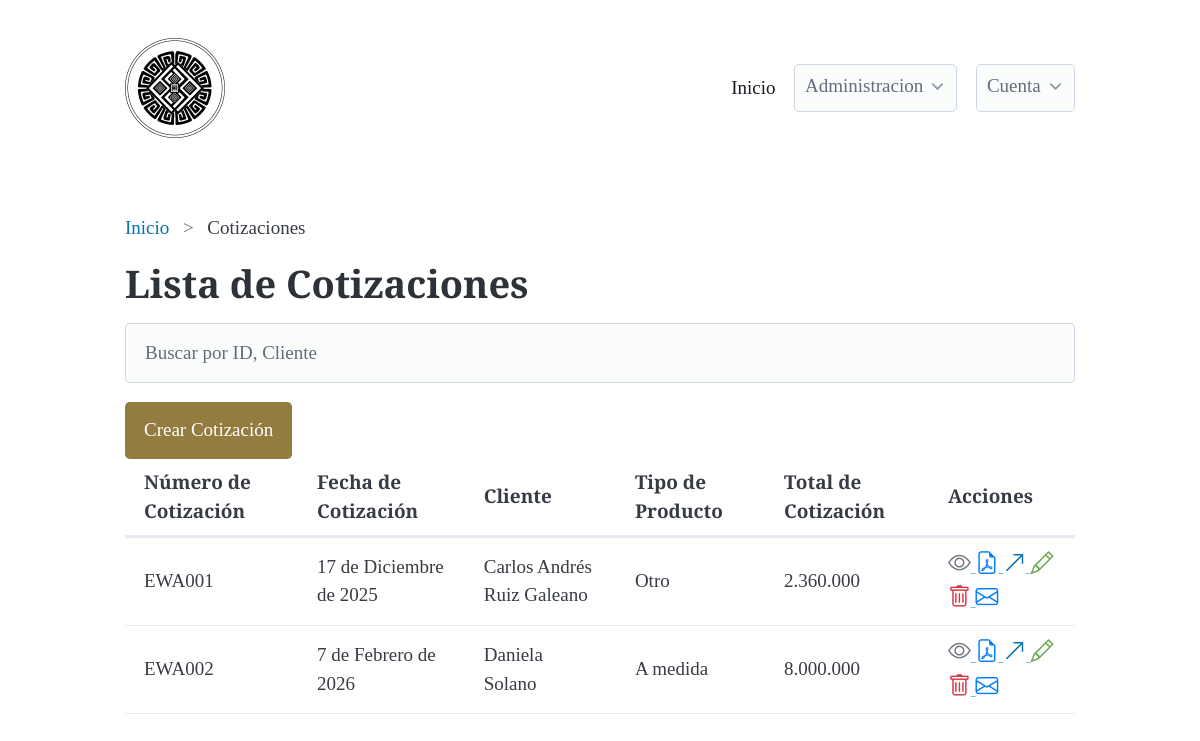
Page /quotes/ (signed in) on the committed database.
### quotes/models.py (models this page shows, shortened)
class Quote(models.Model):
    def generate_quote_number():
        last_quote = Quote.objects.all().aggregate(Max('id'))['id__max']
        next_number = 1 if last_quote is None else last_quote + 1
        return f'EWA{next_number:03d}'
    created_at = models.DateTimeField(auto_now_add=True, null=True, blank=True)
    quote_number = models.CharField(
        max_length=100,
        unique=True,
        default=generate_quote_number,
    )
    quote_quantity = models.IntegerField(null=True, blank=True)
    QUOTE_PRODUCT_TYPE_CHOICES = [
        ('Anillo de Compromiso', 'Anillo de Compromiso'),
        ('Anillo de Matrimonio', 'Anillo de Matrimonio'),
        ('A medida', 'A medida'),
        ('Otro', 'Otro'),
    ]
    quote_product_type = models.CharField(max_length=100, null=False, blank=False, choices=QUOTE_PRODUCT_TYPE_CHOICES)
    quote_date = models.DateField(null=False, blank=False, default=timezone.now)
    quote_value = models.DecimalField(max_digits=10, decimal_places=2, null=True, blank=True)
    quote_total = models.DecimalField(max_digits=10, decimal_places=2, null=True, blank=True)
    quote_description = models.TextField(null=True, blank=True)
    quote_additional_notes = models.TextField(null=True, blank=True)
    client = models.ForeignKey(Client, on_delete=models.CASCADE, null=True, blank=True)
    quote_discount = models.DecimalField(max_digits=10, decimal_places=2, null=True, blank=True)
    quote_discount_description = models.CharField(max_length=100, null=True, blank=True)
    email_sent = models.BooleanField(null=True, blank=True, default=False)

### clients/models.py (models this page shows, shortened)
class Client(models.Model):
    created_at = models.DateTimeField(auto_now_add=True, null=True, blank=True)
    name = models.CharField(max_length=100, null=False, blank=False, validators=[MinLengthValidator(3)])
    email = models.EmailField(null=True, blank=True, validators=[EmailValidator])
    phone = models.CharField(max_length=15, null=True, blank=True, validators=[MinLengthValidator(10), RegexValidator(r'^\d{10}$')])
    address = models.TextField(max_length=255, null=True, blank=True)
    DOCUMENT_TYPE_CHOICES = [
        ('CC', 'Cédula de Ciudadanía'),
        ('TI', 'Tarjeta de Identidad'),
        ('CE', 'Cédula de Extranjería'),
        ('NIT', 'Número de Identificación Tributaria'),
        ('PAS', 'Pasaporte'),
    ]
    document_type = models.CharField(max_length=100, null=True, blank=True, choices=DOCUMENT_TYPE_CHOICES)
    document_number = models.CharField(max_length=100, null=True, blank=True)

### quotes/views.py (the view)
# urls.py: path('', QuoteView.as_view(), name='quotes_list'),
class QuoteView(LoginRequiredMixin, ListView):
    model = Quote
    template_name = 'quotes/quotes_list.html'
    context_object_name = 'quotes'

### quotes/templates/quotes/quotes_list.html (shortened to what this page needs)
{% extends 'base.html' %}
{% block breadcrumb %}
<nav aria-label="breadcrumb">
    <ul>
       <li><a href="{% url 'dashboard:dashboard' %}">Inicio</a></li>
       <li>Cotizaciones</li>
    </ul>
  </nav>
{% endblock %}
{% block content %}
<h1>Lista de Cotizaciones</h1>
{% include 'includes/search.html' %}
<button onclick="window.location.href='{% url 'quotes:quotes_create' %}'" class="btn btn-primary">Crear Cotización</button>
<div class="overflow-auto" >
<table class="table" id="myTable">
    <thead>
        <tr>
            <th>Número de Cotización</th>
            <th>Fecha de Cotización</th>
            <th>Cliente</th>
            <th>Tipo de Producto</th>
            <th>Total de Cotización</th>
            <th>Acciones</th>
        </tr>
    </thead>
    <tbody>
        {% for quote in quotes %}
        <tr>
            <td>{{ quote.quote_number }}</td>
            <td>{{ quote.quote_date }}</td>
            <td>{{ quote.client.name }}</td>
            <td>{{ quote.quote_product_type }}</td>
            <td>{{ quote.quote_total|floatformat:0 }}</td>
            <td>
                    <a class="observation-option" href="{% url 'quotes:quotes_detail' quote.id %}" data-tooltip="Ver detalle">
                        <i class="bi bi-eye"></i>
                    </a>
                    <a class="generate-option" href="{% url 'quotes:generate_pdf' quote.id %}" target="_blank" data-tooltip="Generar PDF">
                        <i class="bi bi-file-earmark-pdf"></i>
                    </a>
                    <a class="create-invoice-option" href="{% url 'quotes:create_invoice' quote.id %}" data-tooltip="Crear factura ">
                        <i class="bi bi-arrow-up-right"></i>
                    </a>
                    <a class="edit-option" href="{% url 'quotes:quotes_update' quote.id %}" data-tooltip="Editar">
                        <i class="bi bi-pencil"></i>
                    </a>
                    <a class="delete-option" href="{% url 'quotes:quotes_delete' quote.id %}" data-tooltip="Eliminar">
                        <i class="bi bi-trash"></i>
                    </a>
                    {% if quote.client.email %}
                    <a class="send-email-option" href="{% url 'quotes:confirm_email' quote.id %}" data-tooltip="Enviar correo electrónico">
                        <i class="bi bi-envelope"></i>
                        </a>
                    {% else %}
                    <a class="send-email-option" href="{% url 'clients:client_update' quote.client.id message="falta email" %}" data-tooltip="Enviar correo electrónico">
                        <i class="bi bi-envelope"></i>
                    </a>
                    {% endif %}
            </td>
        </tr>
        {% endfor %}
    </tbody>
</table>
</div>
{% endblock %}

### templates/base.html (shortened to what this page needs)
{% load static %}
<!DOCTYPE html>
<html lang="es">
<head>
    <link
    rel="stylesheet"
    href="https://cdn.jsdelivr.net/npm/@picocss/pico@2/css/pico.min.css"
    >
    <link rel="stylesheet" href="{% static 'css/style.css' %}">
    <link href="https://cdn.jsdelivr.net/npm/select2@4.1.0-rc.0/dist/css/select2.min.css" rel="stylesheet" />
    <link rel="stylesheet" href="https://cdn.jsdelivr.net/npm/bootstrap-icons@1.11.3/font/bootstrap-icons.css">
</head>
<body>
    {% if user.is_authenticated %}
    <header class="container">
        <nav>
            <ul>
              <li class="logo"><img src="{% static 'img/logo.png' %}" onclick="window.location.href='{% url 'dashboard:dashboard' %}'" alt="EWA joyeria Logo" class="logo-img"></li>
            </ul>
            <ul>
              <li><a href="{% url 'dashboard:dashboard' %}" class="contrast">Inicio</a></li>
              <li>
                <details class="dropdown">
                  <summary>
                    Administracion
                  </summary>
                </details>
              </li>
              <li>
                <details class="dropdown">
                  <summary>
                    Cuenta
                  </summary>
                </details>
              </li>
            </ul>
          </nav>
    </header>
    {% endif %}
    <main class="container">
    {% block breadcrumb %}
    {% endblock %}
    {% block content %}
    {% endblock %}
    </main>
</body>
</html>

### quotes/templates/includes/search.html (shortened to what this page needs)
<input type="text" id="myInput" onkeyup="myFunction()" placeholder="Buscar por ID, Cliente">

### static/css/style.css (style rules this page uses)
:root { font-family: 'Cormorant', serif; }
h1 { font-size: 2rem; font-weight: 700; font-family: 'Cormorant', serif; }
button { background-color: #927c3f; color: white; border: none; }
.bi { font-size: 1.2em; }
.edit-option { color: #66a549; }
.generate-option { color: #007bff; }
.observation-option { color: #6c757d; }
.delete-option { color: #dc3545; }
.send-email-option { color: #007bff; }

### rows in the picture
Quote: quote_number "EWA001", quote_date "17 de Diciembre de 2025", client.name "Carlos Andrés Ruiz Galeano", quote_product_type "Otro", quote_total "2.360.000"
Quote: quote_number "EWA002", quote_date "7 de Febrero de 2026", client.name "Daniela Solano", quote_product_type "A medida", quote_total "8.000.000"
